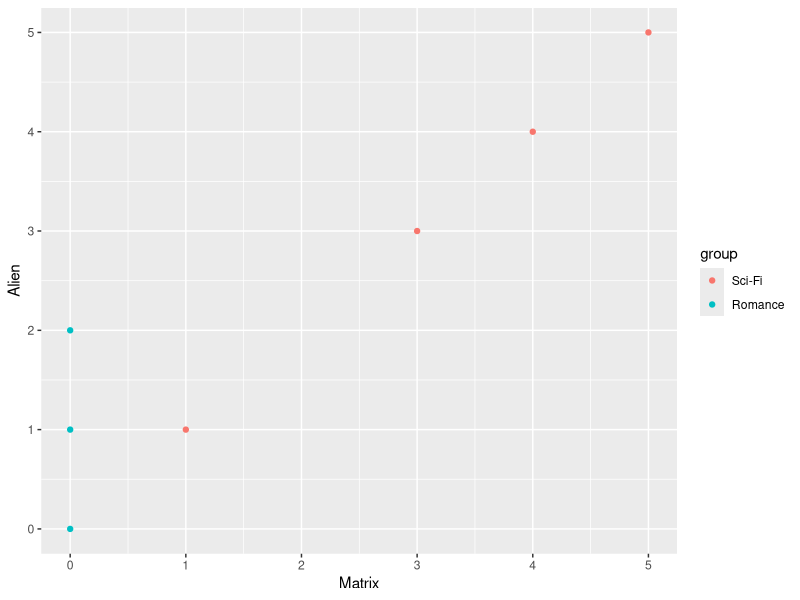

Write R code to recreate this figure.
## ---- chunk 1
knitr::opts_chunk$set(echo = TRUE)
options(digits = 3)
library(tidyverse)
library(lubridate)
## ---- chunk 2
closest <- function(xv, sv){
    # Returns the element in xv that is closest to the scalar value sv
    distances <- abs(xv-sv)
    xv[which(distances == min(distances))]
}

xv <- rnorm(1000, 100, 10)
# which value is closest to 108?
closest(xv, 72)
## ---- chunk 3
orders <- readr::read_tsv(
    '../data/svd_orders.tsv',
    col_types = cols(
        customer=col_character(),
        date=col_date(format='%m/%d/%Y'),
        amount=col_integer()
    )
)
## ---- chunk 4
orders_wide <- orders %>% 
    pivot_wider(names_from='date', values_from='amount', values_fill=0)
orders_wide
## ---- chunk 5
orders_matrix <- orders %>% 
    mutate(date=strftime(date, '%a')) %>% 
    rename(day=date) %>% 
    pivot_wider(names_from='day', values_from='amount', values_fill=0) %>% 
    column_to_rownames('customer') %>% 
    data.matrix()
orders_matrix
## ---- chunk 6
N <- nrow(orders_matrix)
A <- t(orders_matrix) %*% orders_matrix
A
## ---- chunk 7
spectrum <- eigen(A, symmetric=T)
round(spectrum$values, 2)
## ---- chunk 8
# covariance (the expectation of the product x*y)
# subtract column means
(col_means <- apply(orders_matrix, 2, mean))
M <- sweep(orders_matrix, 2, col_means)
(t(M) %*% M) / (N-1)
## ---- chunk 9
# or more succintly
cov(orders_matrix)
friday <- orders_matrix[,3]
saturday <- orders_matrix[,4]
# remember how to compute covariance
sum((friday - mean(friday)) * (saturday - mean(saturday))) / (N - 1)
cov(friday, saturday)
# or if the matrix is already centered
friday_c <- M[,3]
saturday_c <- M[,4]
sum(friday_c * saturday_c) / (N-1)
## ---- chunk 10
# if you divide by the geometric mean of the two variances you get
# the correlation coefficient
cov(friday, saturday) / sqrt(var(friday) * var(saturday))
cor(friday, saturday)
## ---- chunk 11
# clean environment
rm(list=ls())
## ---- chunk 12

movies <- read_tsv('../data/svd_movies.tsv', col_types = cols(
    Matrix='i',
    Alien='i',
    Serenity='i',
    Casablanca='i',
    Amelie='i'
))
## ---- chunk 13
movies_matrix <- movies %>% 
    column_to_rownames('User') %>% 
    data.matrix()
movie_names <- colnames(movies_matrix)
concept_names <- c('SciFi', 'Romance', 'Noise')
movies_matrix

## ---- chunk 14
movies_svd <- base::svd(movies_matrix)
# how many singular vectors
round(movies_svd$d, 2)
movies_svd <- base::svd(movies_matrix, nu=3, nv=3)
U <- round(movies_svd$u, 2)
D <- diag(movies_svd$d[1:3])
V <- round(t(movies_svd$v), 2)

rownames(U) <- rownames(movies_matrix)
colnames(U) <- concept_names
colnames(V) <- movie_names
rownames(V) <- concept_names
rownames(D) <- concept_names
colnames(D) <- concept_names
## ---- chunk 15
U
## ---- chunk 16
D
## ---- chunk 17
V
## ---- chunk 18
M <- U %*% D %*% V
colnames(M) <- colnames(movies_matrix)
rownames(M) <- rownames(movies_matrix)
round(M, 1)
## ---- chunk 19
P <- round(U %*% D, 2)
P
apply(P, 2, var)
## ---- chunk 20
# remove the third singular vector
V <- V[1:2,]
## ---- chunk 21
concept_names <- concept_names[1:2]
# query point representing a user that likes the matrix
q <- matrix(c(5, 0, 0, 0, 0), nrow=1, dimnames=list(c('q'), movie_names))
q
# the two singular vectors in V are orthogonal to each other
# 1x5 5x2
q_concept <- q %*% t(V)
colnames(q_concept) <- concept_names
# coordinates in the concept space
abs(q_concept)
# now we have a user who likes alien and serenity
d <- matrix(c(0, 4, 5, 0, 0), nrow=1, dimnames=list(c('d'), movie_names))
d
d_concept <- d %*% t(V)
colnames(d_concept) <- concept_names
abs(d_concept)
## ---- chunk 22
movies_matrix %*% t(movies_matrix)
t(movies_matrix) %*% movies_matrix
## ---- chunk 23
A <- t(movies_matrix) %*% movies_matrix
res <- base::eigen(A)
round(res$values, 2)
D^2
round(res$vectors, 2)
V
## ---- chunk 24
movies$group = factor(c(1, 1, 1, 1, 2, 2, 2), labels=c('Sci-Fi', 'Romance'))
## ---- chunk 25
ggplot(movies, aes(x=Matrix, y=Alien, color=group)) +
    geom_point()
